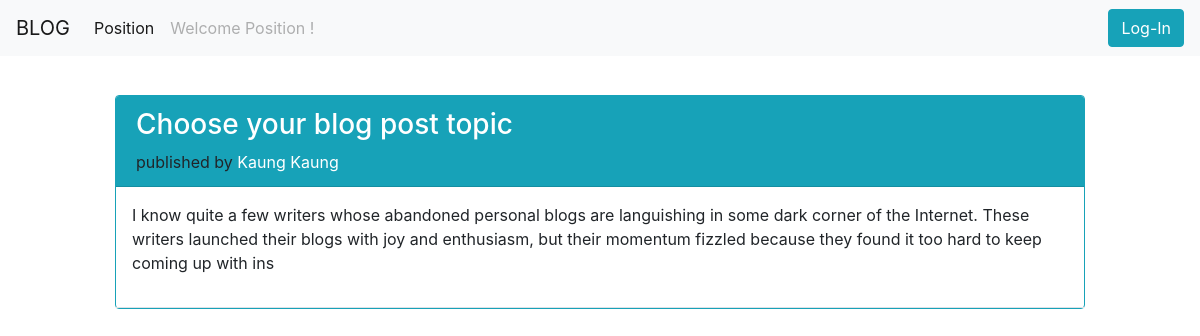
The page /post-detail.php?pid=21 on the database its author committed.
### tables this page shows
CREATE TABLE `posts` (
  `id` int(11) NOT NULL,
  `title` varchar(255) NOT NULL,
  `body` varchar(255) NOT NULL,
  `created_date_time` timestamp NOT NULL DEFAULT current_timestamp(),
  `user_id` int(11) NOT NULL,
  `updated_date_time` timestamp NOT NULL DEFAULT current_timestamp() ON UPDATE current_timestamp()
);

CREATE TABLE `users` (
  `id` int(11) NOT NULL,
  `name` varchar(100) NOT NULL,
  `email` varchar(100) NOT NULL,
  `password` varchar(100) NOT NULL,
  `created_date_time` timestamp NOT NULL DEFAULT current_timestamp(),
  `updated_date_time` timestamp NOT NULL DEFAULT current_timestamp() ON UPDATE current_timestamp()
);

### post-detail.php (the view, shortened to what this page needs)
<?php
$role="";$username="";
if(isset($_SESSION['row']) && isset($_SESSION['username'])){
  $role=$_SESSION['row'];
  $username=$_SESSION['username'];
}
else {
  $role="Position";
}
?>
<!DOCTYPE html>
<html lang="en">
<head>
  <link rel="stylesheet" href="css/bootstrap.css">
  <link rel="stylesheet" href="css/bootstrap.min.css">
  <link rel="stylesheet" href="css/style.css">
  <link rel="stylesheet" href="https://cdnjs.cloudflare.com/ajax/libs/font-awesome/4.7.0/css/font-awesome.min.css">
</head>
<body id="home">
<form action="index.php" method="post">
<nav class="navbar navbar-expand-lg navbar-light fixed-top bg-light">
    <?php
        if(isset($_SESSION['username'])){
          if($role=="admin"){
            echo '<a class="navbar-brand" href="admin/index.php">BLOG</a>';
          }
          else{
            echo '<a class="navbar-brand" href="admin/post-list.php">BLOG</a>';
          }
        }
        else{
          echo '<a class="navbar-brand" href="index.php">BLOG</a>';
        }
    ?>
  <div class="collapse navbar-collapse" id="navbarSupportedContent">
    <ul class="navbar-nav mr-auto">
      <li class="nav-item active">
        <a class="nav-link" href="#"><?php echo $role?> <span class="sr-only">(current)</span></a>
      </li>
      <li class="nav-item">
        <a class="nav-link disabled" href="#" tabindex="-1" aria-disabled="true">Welcome <?php echo $role?> !</a>
      </li>
    </ul>
    <form class="form-inline my-2 my-lg-0">
    <?php
          if(isset($_SESSION['username'])){
            if($role=="author")
            {
              echo '<a href="admin/post-create.php" class="btn btn-info search offset-1">Add Post</a>';
            }
            echo '<a href="admin/logout.php" class="btn btn-danger ml-3" >Log-Out</a>';
          }
          else{
            echo '<a href="admin/login.php" class="btn btn-info" >Log-In</a>';
          }
    ?>
    </form>
  </div>
</nav>
<div class="container col-lg-10 col-sm-12 col-12 main">
  <?php
    require('connect.php');
    $postid=$_GET['pid'];
    $post_result = mysqli_query($db, "SELECT posts.*,users.name FROM posts LEFT JOIN users ON posts.user_id=users.id WHERE posts.id=$postid");
    $postrow = mysqli_fetch_assoc($post_result);
    ?>
  <div class="card border-info mt-5">
    <div class="card-header bg-info">
        <a href="post-detail.php?pid=<?php echo $postrow['id']?>" class="text-white"><h3><?php echo $postrow['title']?> </h3></a>
        <span class="blog-username">published by <a href="post.php?uid=<?php echo $postrow['user_id']?>" class="text-white"><?php echo $postrow['name']?></a></span>
    </div>
    <div class="card-body p-3 border-bottom">
      <p><?php echo $postrow['body']?></p>
    </div>
    </div>
</div>
</form>
</body>
</html>

### css/style.css (style rules this page uses)
#home .main { margin-top: 95px; }
#home .card-body p { overflow: hidden; text-overflow: ellipsis; display: -webkit-box; -webkit-line-clamp: 3; -webkit-box-orient: vertical; }

### rows shown on the page
posts: title "Choose your blog post topic", user.name "Kaung Kaung", body "I know quite a few writers whose abandoned personal blogs are languishing in some dark corner of the Internet. These writers launched their blogs with joy and enthusiasm, but their momentum fizzled because they found it too hard to keep coming up with ins"

### other values the page prints
$role "Position"
